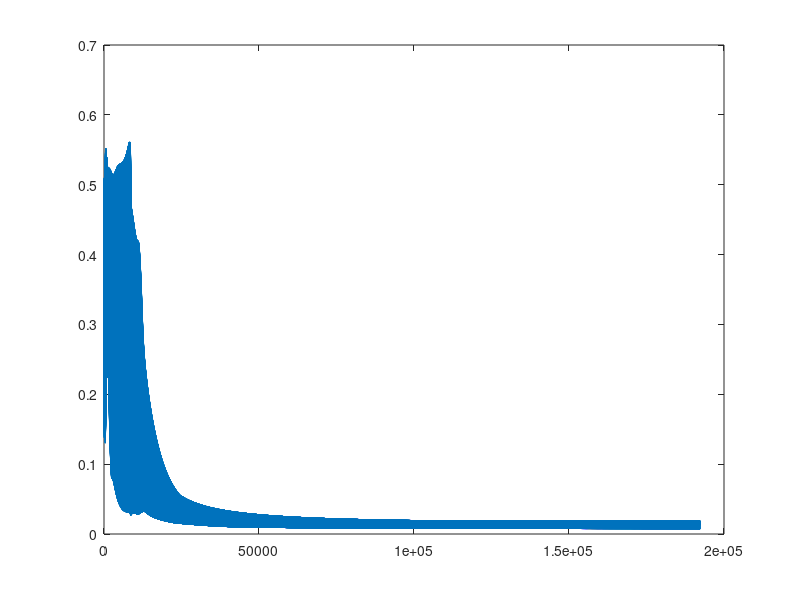

The MATLAB script that drew this image:
clear, clc
%sigmoid

X=[ [1 0 0 0 0 0 0 0]
    [0 1 0 0 0 0 0 0]
    [0 0 1 0 0 0 0 0]
    [0 0 0 1 0 0 0 0]
    [0 0 0 0 1 0 0 0]
    [0 0 0 0 0 1 0 0]
    [0 0 0 0 0 0 1 0]
    [0 0 0 0 0 1 0 1]
    [0 0 0 1 0 0 0 1]
    [0 1 1 0 1 0 0 1]
    [0 0 0 0 0 0 0 1]];

Y = X;
output = X;

%h_Wb=f(W'.*X);
[n_nodes_in, n_samples] = size(X);

% Number of nodes in each layer
nodes_in_1 = n_nodes_in;
nodes_hid_2 = 3;
nodes_out_3 = n_nodes_in;

alpha = 0.8;
lambda = 0.0001;
std_dev = 0.01;

W_1 = normrnd(0, std_dev, nodes_hid_2, nodes_in_1);
b_1 = normrnd(0, std_dev, nodes_hid_2, 1);

W_2 = normrnd(0, std_dev, nodes_out_3, nodes_hid_2);
b_2 = normrnd(0, std_dev, nodes_out_3, 1);

D_W_1 = zeros(nodes_hid_2, nodes_in_1);
D_b_1 = zeros(nodes_hid_2, 1);

D_W_2 = zeros(nodes_out_3, nodes_hid_2);
D_b_2 = zeros(nodes_out_3, 1);

c = 0;
maxError = 1;

tic;

while max(abs(maxError)) > 0.04
    D_W_1 = zeros(nodes_hid_2, nodes_in_1);
    D_b_1 = zeros(nodes_hid_2, 1);

    D_W_2 = zeros(nodes_out_3, nodes_hid_2);
    D_b_2 = zeros(nodes_out_3, 1);
    output = X;
    maxError = 0;
    for sample = 1:n_samples
        c = c + 1;
% Perform the backpropagation algorithm
    % Perform a feedfoward pass
        % The activation function of the first layer is the inputs
        a_1 = X(:, sample);
        
        z_2 = W_1 * a_1 + b_1;
        a_2 = 1 ./ (1+exp(-(z_2)));
        
        z_3 = W_2 * a_2 + b_2;
        a_3 = 1 ./ (1+exp(-(z_3)));
        
        output(:, sample) = a_3;
    % Error of the last layer
        delta_3 = -(Y(:, sample) - a_3);

    % Error of layer 2 (hidden layer)
        delta_2 = (W_2' * delta_3) .* (a_2 .* (1  - a_2));
        
    % Calculate the partial derivatives
        J_W_1 = delta_2 * a_1';
        J_b_1 = delta_2;
        
        J_W_2 = delta_3 * a_2';
        J_b_2 = delta_3;
        
% Update the weights and bias matrix
        D_W_1 = D_W_1 + J_W_1;
        D_b_1 = D_b_1 + J_b_1;
        
        D_W_2 = D_W_2 + J_W_2;
        D_b_2 = D_b_2 + J_b_2;
        if(max(abs(delta_3)) > maxError)
            maxError = max(abs(delta_3));
        end
        errors(c) = max(delta_3);

    end
% Update the parameters
    W_1 = W_1 - alpha * ((D_W_1 / n_samples) + lambda * W_1);
    b_1 = b_1 - alpha * ((D_b_1 / n_samples));

    W_2 = W_2 - alpha * ((D_W_2 / n_samples) + lambda * W_2);
    b_2 = b_2 - alpha * ((D_b_2 / n_samples));
end

time = toc;

plot(errors);